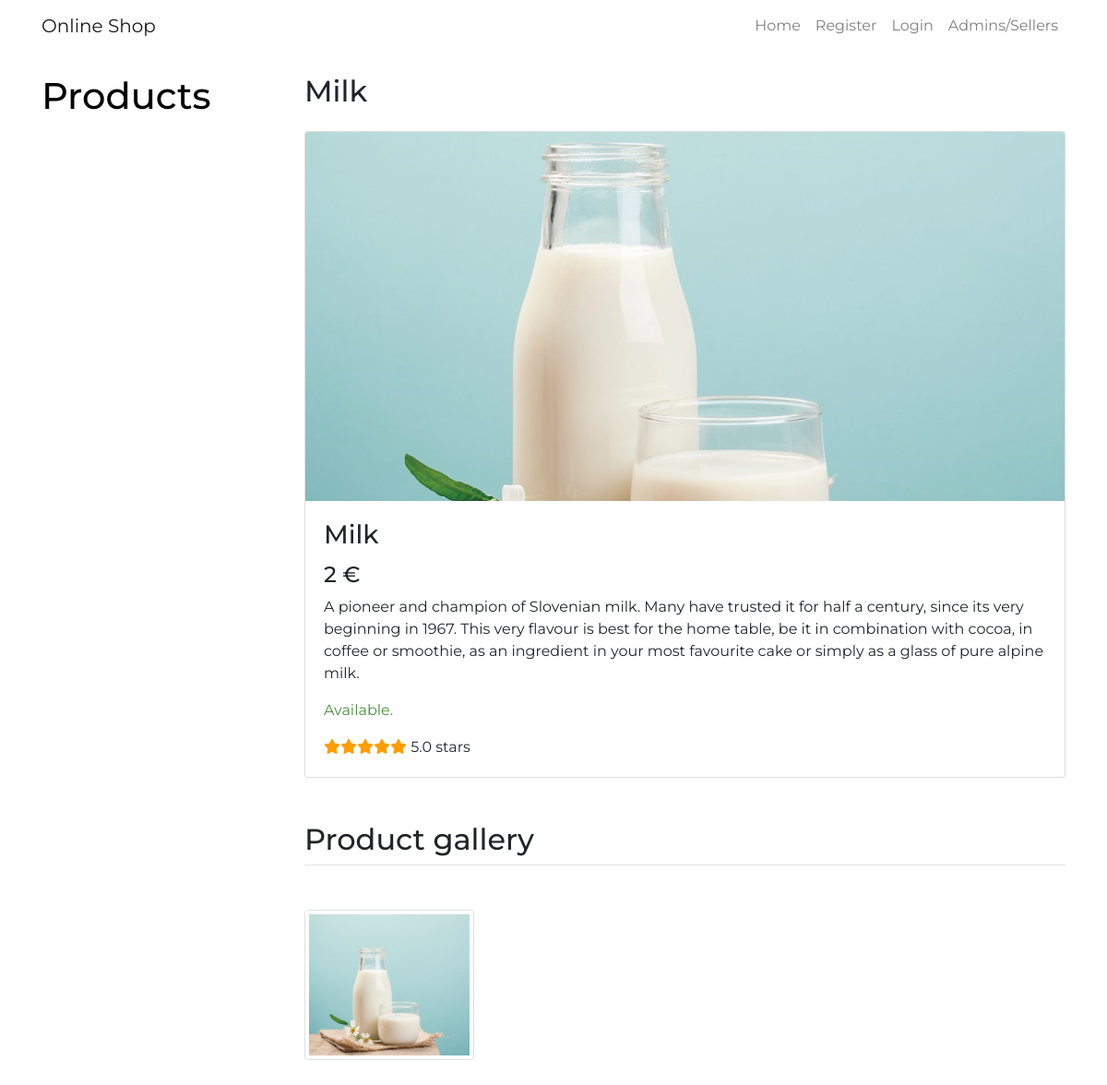
/products/1, run on the app's committed database.
### tables this page shows
CREATE TABLE `product` (
  `id` int(11) NOT NULL AUTO_INCREMENT,
  `title` varchar(255) NOT NULL,
  `description` text NOT NULL,
  `price` float NOT NULL,
  `activated` boolean NOT NULL,
  PRIMARY KEY (`id`)
);

CREATE TABLE images (
    id int (30) NOT NULL AUTO_INCREMENT,
    img varchar(255) NOT NULL,
    id_product int(11) NOT NULL,
    PRIMARY KEY (id),
    CONSTRAINT `FK_image_product` FOREIGN KEY(`id_product`) REFERENCES `product`(`id`)
      ON DELETE CASCADE
      ON UPDATE NO ACTION
);

CREATE TABLE `rate` (
  `id_product` int(11) NOT NULL,
  `num_ratings` int(11) NOT NULL,
  `rating` float NOT NULL,
  PRIMARY KEY (`id_product`),
  CONSTRAINT `FK_rate_product` FOREIGN KEY(`id_product`) REFERENCES `product`(`id`)
      ON DELETE CASCADE
      ON UPDATE NO ACTION
);

### ViewHelper.php (called while the page is built, shortened)
<?php
class ViewHelper {
    public static function render($file, $variables = array()) {
        extract($variables);
        include($file);
        return ob_get_clean();
    }
}

### app_server/model/DB.php (called while the page is built, shortened)
<?php
class DBInit {
    private static $host = "localhost";
    private static $user = "root";
    private static $password = "ep";
    private static $schema = "productstore";
    private static $instance = null;
    public static function getInstance() {
        if (!self::$instance) {
            $config = "mysql:host=" . self::$host
                    . ";dbname=" . self::$schema;
            $options = array(
                PDO::ATTR_ERRMODE => PDO::ERRMODE_EXCEPTION,
                PDO::ATTR_DEFAULT_FETCH_MODE => PDO::FETCH_ASSOC,
                PDO::ATTR_PERSISTENT => true,
                PDO::MYSQL_ATTR_INIT_COMMAND => 'SET NAMES utf8'
            );
            self::$instance = new PDO($config, self::$user, self::$password, $options);
        }
        return self::$instance;
    }
}

### app_server/model/AbstractDB.php (called while the page is built, shortened)
<?php
require_once 'app_server/model/DB.php';
abstract class AbstractDB {
    protected static $dbh = null;
    public static function getConnection() {
        if (is_null(self::$dbh)) {
            self::$dbh = DBInit::getInstance();
        }
        return self::$dbh;
    }
    public static function query($sql, array $params = []) {
        $stmt = self::getConnection()->prepare($sql);
        $params_filtered = self::filterParams($sql, $params);
        $stmt->execute($params_filtered);
        return $stmt->fetchAll();
    }
    protected static function filterParams($sql, array $params) {
        $params_altered = self::alterKeys($params);
        $sql_split = preg_split("/[\(\) ,]/", $sql);
        $sql_params = array_values(preg_grep('/^:/', $sql_split));
        $result = array();
        foreach ($sql_params as $key => $value) {
            if (isset($params_altered[$value])) {
                $result[$value] = $params_altered[$value];
            }
        }
        return $result;
    }
    protected static function alterKeys(array $params) {
        $result = array();
        foreach ($params as $key => $value) {
            $result[':' . $key] = $value;
        }
        return $result;
    }
}

### app_server/model/ProductDB.php (called while the page is built, shortened)
<?php
require_once 'app_server/model/AbstractDB.php';
class ProductDB extends AbstractDB {
    public static function get(array $id) {
        $products = parent::query("SELECT id, title, description, price, activated"
                        . " FROM product"
                        . " WHERE id = :id", $id);
        if (count($products) == 1) {
            return $products[0];
        } else {
            throw new InvalidArgumentException("No such product");
        }
    }
}

### app_server/model/ProductRateDB.php (called while the page is built, shortened)
<?php
require_once('app_server/model/AbstractDB.php');
class ProductRateDB extends AbstractDB {
   public static function get(array $id_product) {
      $all_ratings = parent::query("SELECT id_product, num_ratings, rating"
                       . " FROM rate"
                       . " WHERE id_product = :id_product", $id_product);
      return $all_ratings;
   }
}

### app_server/controllers/ProductRateController.php (called while the page is built, shortened)
<?php
    require_once("app_server/model/ProductRateDB.php");
    require_once("ViewHelper.php");
    class ProductRateController {
        public static function getProductRateById($id) {
            return ProductRateDB::get(["id_product" => $id]);
        }
    }
?>

### app_server/views/product-detail.php (the view, shortened to what this page needs)
<!DOCTYPE html>
<html>
    <head>
        <link rel="stylesheet" href="https://stackpath.bootstrapcdn.com/bootstrap/4.4.1/css/bootstrap.min.css">
        <link rel ="stylesheet" type="text/css" href="<?= CSS_URL . "bootstrap4-retro.min.css" ?>">
        <link rel ="stylesheet" type="text/css" href="<?= CSS_URL . "shop-homepage.css" ?>">
    <head>
    <body>
        <nav class="navbar navbar-expand-sm navbar-light fixed-top" style="background-color: #ffffff;">
          <div class="container">
            <a class="navbar-brand" href="<?= BASE_URL . "products" ?>">Online Shop</a>
            <div class="collapse navbar-collapse" id="navbarResponsive">
             <ul class="navbar-nav ml-auto">
                <li class="nav-item">
                  <a class="nav-link" href="<?= BASE_URL . "products" ?>">Home
                  </a>
                </li>
                <?php if(!isset($_SESSION["loggedin"])) { ?>
                    <li class="nav-item">
                      <a class="nav-link" href="<?= BASE_URL . "registration" ?>">Register</a>
                    </li>
                    <li class="nav-item">
                      <a class="nav-link" href="<?= BASE_URL . "login" ?>">Login</a>
                    </li>
                    <li class="nav-item">
                      <a class="nav-link" href="<?= BASE_URL . "certificate" ?>">Admins/Sellers</a>
                    </li>
                <?php } ?>
             </ul>
            </div>
          </div>
        </nav>
        <div class="container">
          <div class="row">
            <div class="col-lg-3">
               <a href="<?= BASE_URL . "products/" ?>" style="color: black;">
                 <h1 class="my-4">Products</h1>
              </a>
            </div>
            <div class="col-lg-9">
               <div class="wrapper">
                   <br>
                   <h2><?= $title ?></h2>
                   <?php
                     $con = mysqli_connect(DB_SERVER,DB_USERNAME,DB_PASSWORD,DB_NAME) or die('Unable to Connect');
                     $sql =mysqli_query($con, "SELECT * FROM images where id_product = $id;");
                     while($row=mysqli_fetch_array($sql)) {
                         $img = $row['img'];
                         $path = BASE_URL . $img;
                         break;
                     }
                     ?>
                   <div class="card mt-4">
                     <?php if (!empty($path)) { ?>
                        <img class="product-img card-img-top img-fluid" src="<?= $path ?>" alt="">
                     <?php } else { ?>
                        <img class="product-img card-img-top img-fluid" src="https://www.tellerreport.com/images/no-image.png" alt="">
                     <?php } ?>
                     <div class="card-body">
                       <h3 class="card-title"><?= $title ?></h3>
                       <h4><?= $price ?> €</h4>
                       <p class="card-text"><?= $description ?></p>
                       <p class="card-text <?= $activated ? "text-success" : "text-danger" ?>"><?= $activated ? "Available." : "Not available at the moment." ?></p>
                       <?php  $product_rate_data = ProductRateController::getProductRateById($id); ?>
                       <?php if ($product_rate_data['0']['rating'] != 0)  { ?>
                          <span class="text-warning">
                             <?php
                              	$starNumber = (isset($product_rate_data['0']['rating'])) ? $product_rate_data['0']['rating'] : 0;
                              	for( $x = 0; $x < 5; $x++ )
                                  {
                                      if( floor($starNumber)-$x >= 1 )
                                      { echo '<i class="fa fa-star"></i>'; }
                                      elseif( $starNumber-$x > 0 )
                                      { echo '<i class="fa fa-star-half-alt"></i>'; }
                                      else
                                      { echo '<i class="fa fa-star-o"></i>'; }
                                  }
                              ?>
                          </span>
                       <?= number_format($product_rate_data['0']['rating'], 1) ?> stars
                    <?php } ?>
                     </div>
                   </div>
                   <?php
                   $con = mysqli_connect(DB_SERVER,DB_USERNAME,DB_PASSWORD,DB_NAME) or die('Unable to Connect');
                   $sql =mysqli_query($con, "SELECT * FROM images where id_product = $id;");
                   ?>
                   <br>
                   <br>
                    <h2>Product gallery</h2>
                    <hr class="mt-2 mb-5">
                    <div class="row text-center text-lg-left">
                      <?php while($row=mysqli_fetch_array($sql)) {
                        $img = $row['img'];
                        $path = BASE_URL . $img;
                      ?>
                      <div class="col-lg-3 col-md-4 col-6 mb-3">
                          <img class="img-fluid img-thumbnail" src="<?= $path ?>" alt="">
                      </div>
                     <?php } ?>
                    </div>
                  <br>
               </div>
            </div>
          </div>
        </div>
        <br>
    </body>
</html>

### index.php (shortened to what this page needs)
<?php
    require_once("app_server/controllers/ProductRateController.php");
    $path = isset($_SERVER["PATH_INFO"]) ? trim($_SERVER["PATH_INFO"], "/") : "";
    $urls = [
        "/^products$/" => function ($method) {
            ProductsController::index();
        },
        "/^products\/(\d+)$/" => function ($method, $id) {
            ProductsController::get($id);
        },
        "/^products\/(\d+)\/images$/" => function ($method, $id) {
            ImagesController::index($id);
        },
        "/^products\/add$/" => function ($method) {
            if ($method == "POST") {
                ProductsController::add();
            } else {
                ProductsController::addForm();
            }
        },
        "/^products\/edit\/(\d+)$/" => function ($method, $id) {
            if ($method == "POST") {
                ProductsController::edit($id);
            } else {
                ProductsController::editForm($id);
            }
        },
        "/^products\/delete\/(\d+)$/" => function ($method, $id) {
            if ($method == "POST") {
                ProductsController::delete($id);
            }
        },
        "/^$/" => function () {
            ViewHelper::redirect(BASE_URL . "products");
        },
        "/^logout$/" => function ($method) {
            LogoutController::logout();
        },
        "/^login$/" => function ($method) {
            LoginController::index();
        },
        "/^registration$/" => function ($method) {
            RegistrationController::indexReg();
        },
        "/^certificate$/" => function ($method) {
            LoginController::certificateAuth();
        },
        "/^profile\/(\d+)$/" => function ($method, $id) {
            if ($method == "POST") {
                UsersController::editProfile($id);
            } else {
                UsersController::editProfileForm($id);
            }
        },
        "/^users$/" => function ($method) {
            UsersController::index();
        },
        "/^users\/(\d+)$/" => function ($method, $id) {
            UsersController::get($id);
        },
        "/^users\/add$/" => function ($method) {
            if ($method == "POST") {
                UsersController::add();
            } else {
                UsersController::addForm();
            }
        },
        "/^users\/edit\/(\d+)$/" => function ($method, $id) {
            if ($method == "POST") {
                UsersController::edit($id);
            } else {
                UsersController::editForm($id);
            }
        },
        "/^users\/delete\/(\d+)$/" => function ($method, $id) {
            if ($method == "POST") {
                UsersController::delete($id);
            }
        },
        "/^orders\/edit\/(\d+)$/" => function ($method, $id) {
            if ($method == "POST") {
                OrdersController::edit($id);
            }
        },
        "/^orders\/delete\/(\d+)$/" => function ($method, $id) {
            OrdersController::delete($id);
        },
        "/^orders\/submit$/" => function ($method) {
            OrdersController::orderSubmit();
        },
        "/^orders\/confirmation$/" => function ($method) {
            OrdersController::orderConfirmation();
        },
        "/^orders$/" => function ($method) {
            OrdersController::index();
        },
        "/^orders\/(\d+)$/" => function ($method, $id) {
            OrdersController::get($id);
        },
        "/^api\/products\/(\d+)$/" => function ($method, $id) {
            switch ($method) {
                case "DELETE":
                    ProductsControllerREST::delete($id);
                    break;
                case "PUT":
                    ProductsControllerREST::edit($id);
                    break;
                default:
                    ProductsControllerREST::get($id);
                    break;
            }
        },
        "/^api\/products$/" => function ($method) {
            switch ($method) {
                case "POST":
                    ProductsControllerREST::add();
                    break;
                default:
                    ProductsControllerREST::index();
                    break;
            }
        },
        "/^api\/users\/(\d+)$/" => function ($method, $id) {
            switch ($method) {
               case "PUT":
                   UsersControllerREST::edit($id);
                   break;
               case "DELETE":
                   UsersControllerREST::delete($id);
                   break;
               default:
                   UsersControllerREST::getUserDetails($id);
                   break;
            }
        },
        "/^api\/users$/" => function ($method) {
            switch ($method) {
               case "POST":
                   UsersControllerREST::add();
                   break;
               default:
                   UsersControllerREST::index();
                   break;
            }
        },
        "/^api\/login$/" => function ($method) {
            switch ($method) {
                case "POST":
                    AndroidREST::login();
                    break;
                default:
                    AndroidREST::login();
                    break;
            }
        },
        "/^api\/orders\/(\d+)$/" => function ($method, $id) {
            switch ($method) {
                default:
                   OrdersREST::getUserOrders($id);
                   break;
            }
        },
        "/^api\/orders\/products\/(\d+)$/" => function ($method, $id) {
            switch ($method) {
                default:
                   OrdersREST::getOrderProducts($id);
                   break;
            }
        },
    ];
    foreach ($urls as $pattern => $controller) {
        if (preg_match($pattern, $path, $params)) {
            try {
                $params[0] = $_SERVER["REQUEST_METHOD"];
                $controller(...$params);
            } catch (InvalidArgumentException $e) {
                ViewHelper::error404();
            } catch (Exception $e) {
                ViewHelper::displayError($e, true);
            }
            exit();
        }
    }
?>

### static/css/shop-homepage.css (style rules this page uses)
body { padding-top: 56px; }
.product-img { height: 400px; object-fit:cover; }

### data on the page
product: title "Milk", price "2", description "A pioneer and champion of Slovenian milk. Many have trusted it for half a century, since its very beginning in 1967. This very flavour is best for the home table, be it in combination with cocoa, in coffee or smoothie, as an ingredient in your most favourite cake or simply as a glass of pure alpine milk."
images: img (picture)
rate: rating "5.0"
